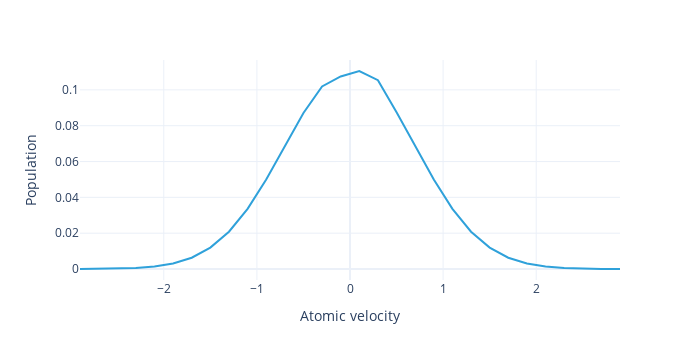

This figure's notebook cell:
### Markdown cell above
Plot the total atomic population:

### Code cell
#|notest
model.population(sol).visualize()

### Figure 1 — Plotly figure (JSON) as saved in the notebook; plotly's stock layout.template omitted (floating-point values rounded to 4 significant figures)
{"data": [{"hovertemplate": "Atomic velocity=%{x}<br>Population=%{y}<extra></extra>", "legendgroup": "", "line": {"color": "#2fa1da", "dash": "solid"}, "marker": {"symbol": "circle"}, "mode": "lines", "name": "", "orientation": "v", "showlegend": false, "type": "scatter", "x": [-2.9, -2.7, -2.5, -2.3, -2.1, -1.9, -1.7, -1.5, -1.3, -1.1, -0.9, -0.7, -0.5, -0.3, -0.1, 0.1, 0.3, 0.5, 0.7, 0.9, 1.1, 1.3, 1.5, 1.7, 1.9, 2.1, 2.3, 2.5, 2.7, 2.9], "xaxis": "x", "y": [2.629e-05, 7.998e-05, 0.0002247, 0.0005833, 0.001398, 0.003095, 0.006329, 0.01195, 0.02084, 0.03358, 0.04996, 0.06864, 0.08708, 0.1019, 0.1075, 0.1105, 0.1054, 0.08745, 0.06874, 0.05, 0.0336, 0.02085, 0.01196, 0.00633, 0.003096, 0.001398, 0.0005834, 0.0002248, 7.999e-05, 2.629e-05], "yaxis": "y"}], "layout": {"height": 360, "legend": {"title": {}, "tracegroupgap": 0}, "margin": {"t": 60}, "width": 700, "xaxis": {"anchor": "y", "autorange": true, "domain": [0, 1], "range": [-2.9, 2.9], "title": {"text": "Atomic velocity"}, "type": "linear"}, "yaxis": {"anchor": "x", "autorange": true, "domain": [0, 1], "range": [-0.006112, 0.1167], "title": {"text": "Population"}, "type": "linear"}}}
